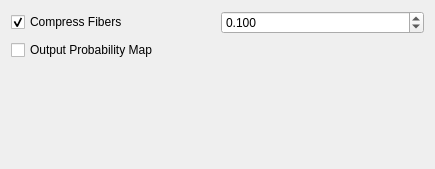
     <widget class="QWidget" name="page_output">
      <property name="geometry">
       <rect>
        <x>0</x>
        <y>0</y>
        <width>435</width>
        <height>169</height>
       </rect>
      </property>
      <attribute name="label">
       <string>Output and Postprocessing</string>
      </attribute>
      <attribute name="toolTip">
       <string>Specify the tractography output (streamlines or probability maps) and postprocessing steps.</string>
      </attribute>
      <layout class="QGridLayout" name="gridLayout_5">
       <item row="0" column="0">
        <widget class="QFrame" name="frame_5">
         <property name="frameShape">
          <enum>QFrame::NoFrame</enum>
         </property>
         <property name="frameShadow">
          <enum>QFrame::Raised</enum>
         </property>
         <layout class="QGridLayout" name="gridLayout_8">
          <property name="leftMargin">
           <number>0</number>
          </property>
          <property name="topMargin">
           <number>0</number>
          </property>
          <property name="rightMargin">
           <number>0</number>
          </property>
          <property name="bottomMargin">
           <number>0</number>
          </property>
          <item row="0" column="0">
           <widget class="QCheckBox" name="m_ResampleFibersBox">
            <property name="toolTip">
             <string>Compress fibers using the specified error constraint.</string>
            </property>
            <property name="text">
             <string>Compress Fibers</string>
            </property>
            <property name="checked">
             <bool>true</bool>
            </property>
           </widget>
          </item>
          <item row="0" column="1">
           <widget class="QDoubleSpinBox" name="m_FiberErrorBox">
            <property name="focusPolicy">
             <enum>Qt::StrongFocus</enum>
            </property>
            <property name="toolTip">
             <string>Lossy fiber compression. Recommended for large tractograms. Maximum error in mm.</string>
            </property>
            <property name="decimals">
             <number>3</number>
            </property>
            <property name="maximum">
             <double>10.000000000000000</double>
            </property>
            <property name="singleStep">
             <double>0.010000000000000</double>
            </property>
            <property name="value">
             <double>0.100000000000000</double>
            </property>
           </widget>
          </item>
         </layout>
        </widget>
       </item>
       <item row="1" column="0">
        <widget class="QCheckBox" name="m_OutputProbMap">
         <property name="toolTip">
          <string>Output map with voxel-wise visitation counts instead of streamlines.</string>
         </property>
         <property name="text">
          <string>Output Probability Map</string>
         </property>
         <property name="checked">
          <bool>false</bool>
         </property>
        </widget>
       </item>
       <item row="2" column="0">
        <spacer name="verticalSpacer_5">
         <property name="orientation">
          <enum>Qt::Vertical</enum>
         </property>
         <property name="sizeHint" stdset="0">
          <size>
           <width>20</width>
           <height>40</height>
          </size>
         </property>
        </spacer>
       </item>
      </layout>
     </widget>
